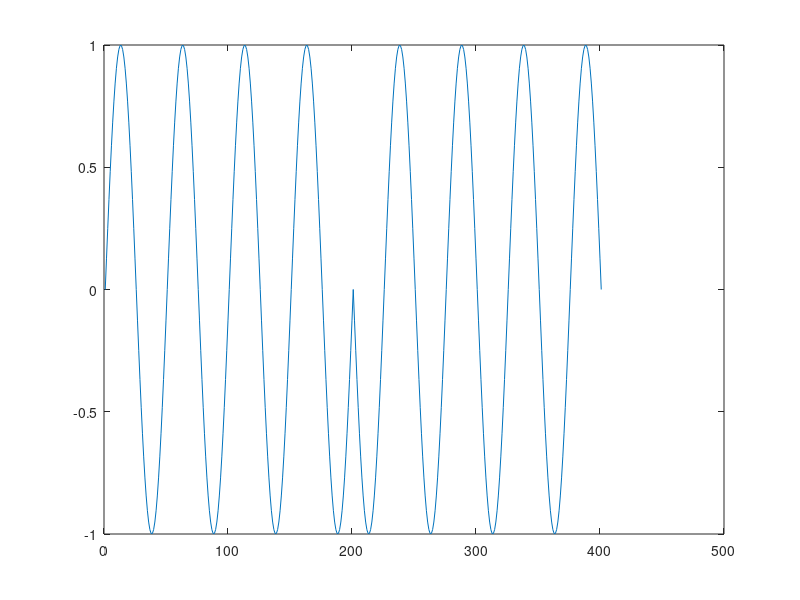

Source code (MATLAB):
clc
clear all
close all

%out signal
landa=5;
h=4*landa;
dh=0.1;
z=-h:dh:h;


beta=2*pi/landa;
x=sin(beta*(h-abs(z)));
plot(x);
